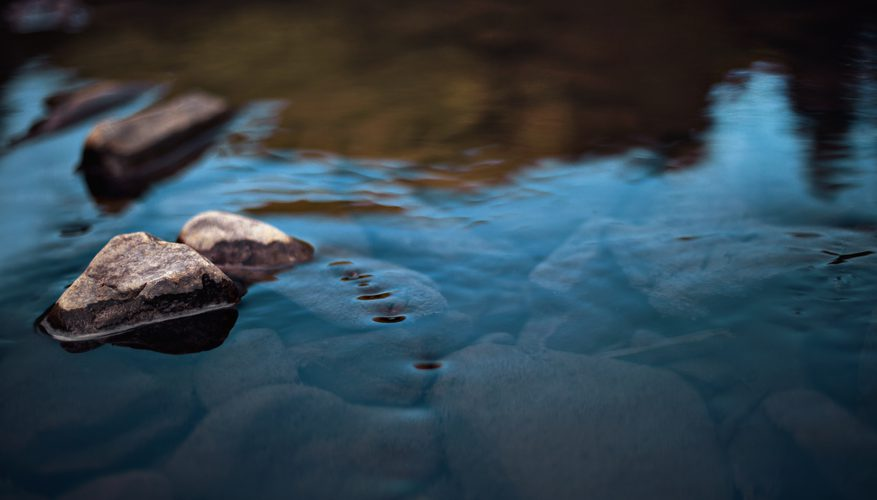
#> input picture water.jpg, 877 x 500 px
$ python edge_example.py
#> lines starting #> are read from the running program, lines starting #| are printed output that depends on the picture
#example of sobel finished taken from online


from PIL import Image
import math
path = "water.jpg" # Your image path
img = Image.open(path)
#> img is the input picture: PIL image 877x500 RGB; mean R, G, B 49.5, 66.9, 77.7
width, height = img.size
#> width = 877; height = 500
newimg = Image.new("RGB", (width, height), "white")
#> newimg: PIL image 877x500 RGB; every value is 255
for x in range(1, width-1):  # ignore the edge pixels for simplicity (1 to width-1)
    for y in range(1, height-1): # ignore edge pixels for simplicity (1 to height-1)

        # initialise Gx to 0 and Gy to 0 for every pixel
        Gx = 0
        Gy = 0

        # top left pixel
        p = img.getpixel((x-1, y-1))
        r = p[0]
        g = p[1]
        b = p[2]

        # intensity ranges from 0 to 765 (255 * 3)
        intensity = r + g + b

        # accumulate the value into Gx, and Gy
        Gx += -intensity
        Gy += -intensity

        # remaining left column
        p = img.getpixel((x-1, y))
        r = p[0]
        g = p[1]
        b = p[2]

        Gx += -2 * (r + g + b)

        p = img.getpixel((x-1, y+1))
        r = p[0]
        g = p[1]
        b = p[2]

        Gx += -(r + g + b)
        Gy += (r + g + b)

        # middle pixels
        p = img.getpixel((x, y-1))
        r = p[0]
        g = p[1]
        b = p[2]

        Gy += -2 * (r + g + b)

        p = img.getpixel((x, y+1))
        r = p[0]
        g = p[1]
        b = p[2]

        Gy += 2 * (r + g + b)

        # right column
        p = img.getpixel((x+1, y-1))
        r = p[0]
        g = p[1]
        b = p[2]

        Gx += (r + g + b)
        Gy += -(r + g + b)

        p = img.getpixel((x+1, y))
        r = p[0]
        g = p[1]
        b = p[2]

        Gx += 2 * (r + g + b)

        p = img.getpixel((x+1, y+1))
        r = p[0]
        g = p[1]
        b = p[2]

        Gx += (r + g + b)
        Gy += (r + g + b)

        # calculate the length of the gradient (Pythagorean theorem)
        length = math.sqrt((Gx * Gx) + (Gy * Gy))

        # normalise the length of gradient to the range 0 to 255
        length = length / 4328 * 255

        length = int(length)

        # draw the length in the edge image
        #newpixel = img.putpixel((length,length,length))
        newimg.putpixel((x,y),(length,length,length))
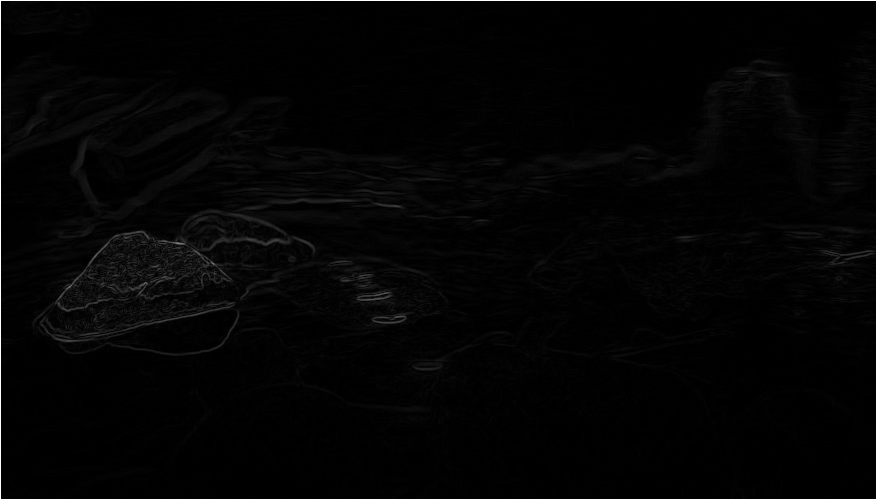
#> newimg: PIL image 877x500 RGB; min 0, max 255, mean 4.6

newimg.show()
